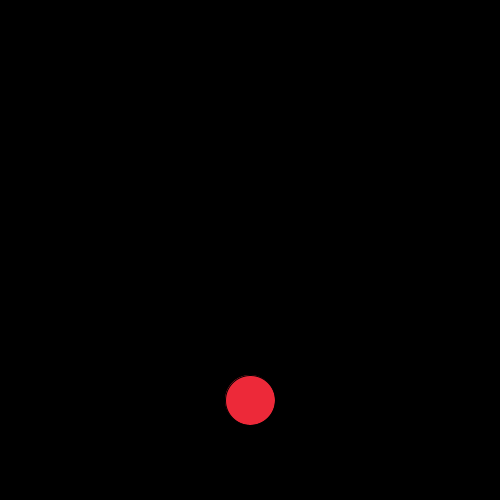
Frame 1 (no input)
Frame 60 (the mouse pressed at the canvas centre just before this capture): identical to frame 1, image omitted
Frame 120 (the mouse held since frame 60 and released just before this capture): identical to frame 1, image omitted

The Processing sketch that drew this single still picture (run headless with seeded random() and noise(); from frame 60 on, the mouse is pressed at the canvas centre):

// Processing sketch: kapcsolo
// ── kapcsolo.pde
void setup() {
  size(500, 500);
}

int bg = #000000;
int r = 50;

void draw() {
  background(bg);
  ellipseMode(CENTER);
  fill(237, 41, 57);
  ellipse(250, 400, r, r);
//}

//void mouseClicked(){
  if (abs(250-mouseX) < r & abs(400-mouseY) < r) {
    bg = #F5E39C;
  } else {
    bg = #000000;
  }
}
